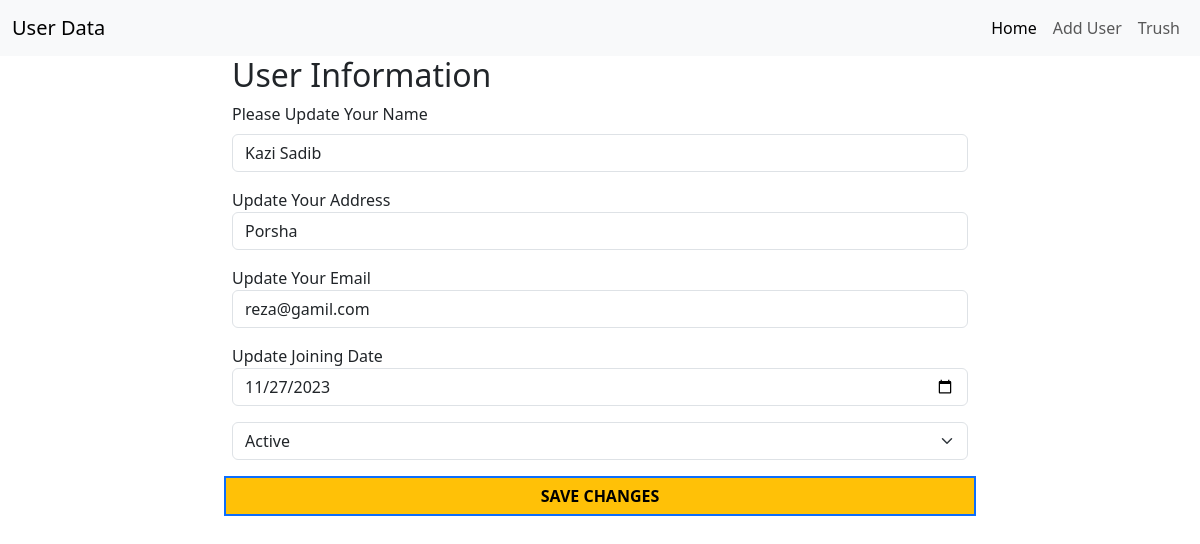
The app's page /update.php?id=9 with its own data.
### tables this page shows
CREATE TABLE `all_user` (
  `id` int(11) NOT NULL,
  `full_name` text NOT NULL,
  `short_address` text NOT NULL,
  `email` varchar(20) NOT NULL,
  `join_date` date NOT NULL,
  `status` int(11) NOT NULL DEFAULT 1 COMMENT '0 for inactive and 1 for active'
);

### update.php (the view, shortened to what this page needs)
<?php include("inc/header.php"); ?>
<div class="container">
    <div class="row">
        <div class="col-lg-8 offset-2">
            <?php
            $id = $_GET['id'];
            $sql = "SELECT * FROM all_user WHERE id=$id";
            $query = mysqli_query($db,$sql);
            while($row = mysqli_fetch_array($query)){
                $name       = $row['full_name'];
                $address    = $row['short_address'];
                $email      = $row['email'];
                $joinDate   = $row['join_date'];
                $status   = $row['status'];
            }
        ?>
            <h2> User Information</h2>
            <form action="" method="post" class="row g-3 needs-validation" novalidate>
                <div class="col-md-12">
                    <label for="fname" class="form-label">Please Update Your Name</label>
                    <input type="text" class="form-control" id="fname" name="fname" value="<?php echo $name; ?>" required>
                </div>
                <div class="col-md-12">
                    <label for="address">Update Your Address</label>
                    <input type="text" class="form-control" id="address" name="address" value="<?php echo $address; ?>" required>
                </div>
                <div class="col-md-12">
                    <label for="email">Update Your Email</label>
                    <input type="email" class="form-control" id="email" name="email" value="<?php echo $email; ?>" required>
                </div>
                <div class="col-md-12">
                    <label for="date">Update Joining Date</label>
                    <input type="date" class="form-control" id="date" name="date" value="<?php echo $joinDate; ?>" required>
                </div>
                <div class="col-md-12">
                    <select name="status" class="form-select">
                        <option value="1"<?php if($status == 1){echo "selected";} ?>>Active</option>
                    </select>
                </div>
                <input type="submit"
                    class="btn btn-warning border-2 border-primary text-uppercase fw-bolder   rounded-0" name="update"
                    value="Save Changes">
            </form>
        </div>
    </div>
</div>

### records on screen
all_user: fname "Kazi Sadib", address "Porsha", email "reza@gamil.com", date "11/27/2023", status "Active"
